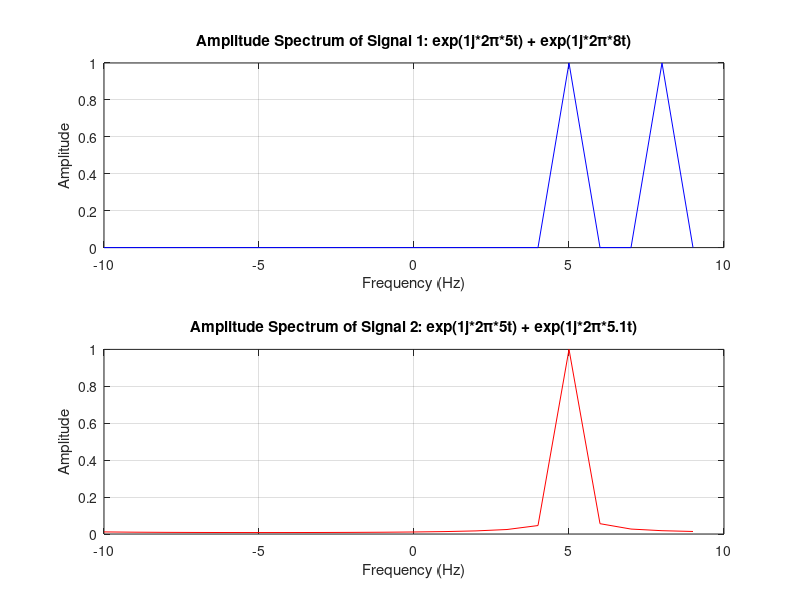

MATLAB code for this plot:
clc;
close all

% parameters
t_start = 0;
t_end = 1;
fs = 20; 
t = t_start:1/fs:t_end - 1/fs; 

% number of samples
N = length(t); 

f = -fs/2 : fs/N : fs/2 - fs/N;

signal1 = exp(1i*2*pi*5*t) + exp(1i*2*pi*8*t); % First signal
signal2 = exp(1i*2*pi*5*t) + exp(1i*2*pi*5.1*t); % Second signal

y1 = fft(signal1); 
y2 = fft(signal2);

y1_shifted = fftshift(y1);
y2_shifted = fftshift(y2);

amplitude1 = abs(y1_shifted) / max(abs(y1_shifted));
amplitude2 = abs(y2_shifted) / max(abs(y2_shifted));

figure;

subplot(2, 1, 1);
plot(f, amplitude1, 'b');
xlabel('Frequency (Hz)');
ylabel('Amplitude');
title('Amplitude Spectrum of Signal 1: exp(1j*2\pi*5t) + exp(1j*2\pi*8t)');
grid on;

subplot(2, 1, 2);
plot(f, amplitude2, 'r');
xlabel('Frequency (Hz)');
ylabel('Amplitude');
title('Amplitude Spectrum of Signal 2: exp(1j*2\pi*5t) + exp(1j*2\pi*5.1t)');
grid on;
